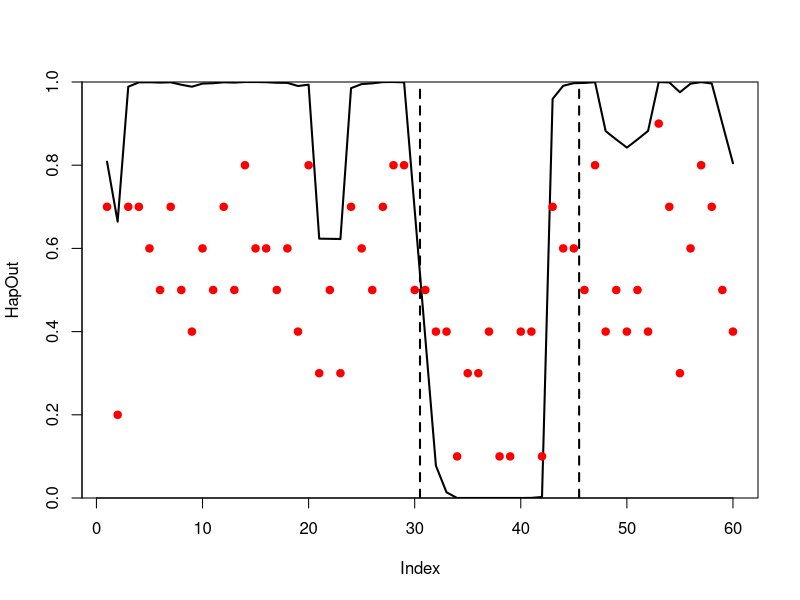
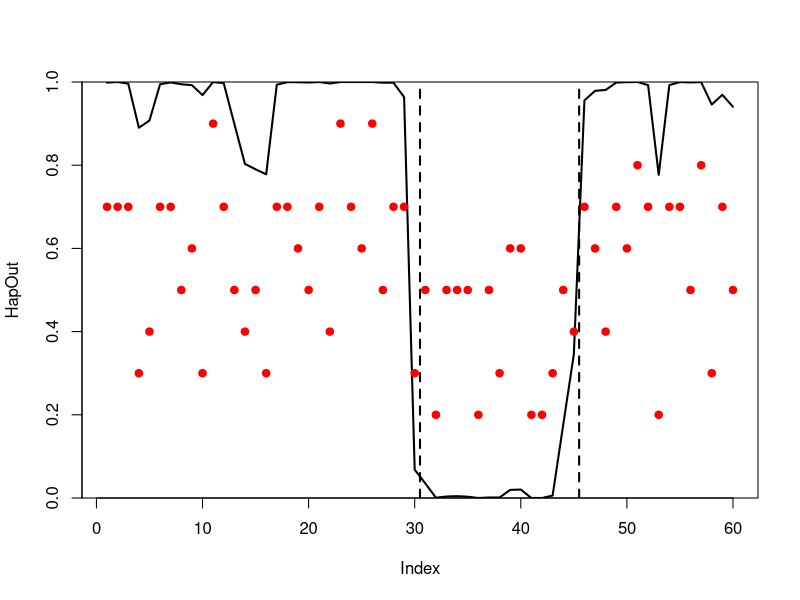
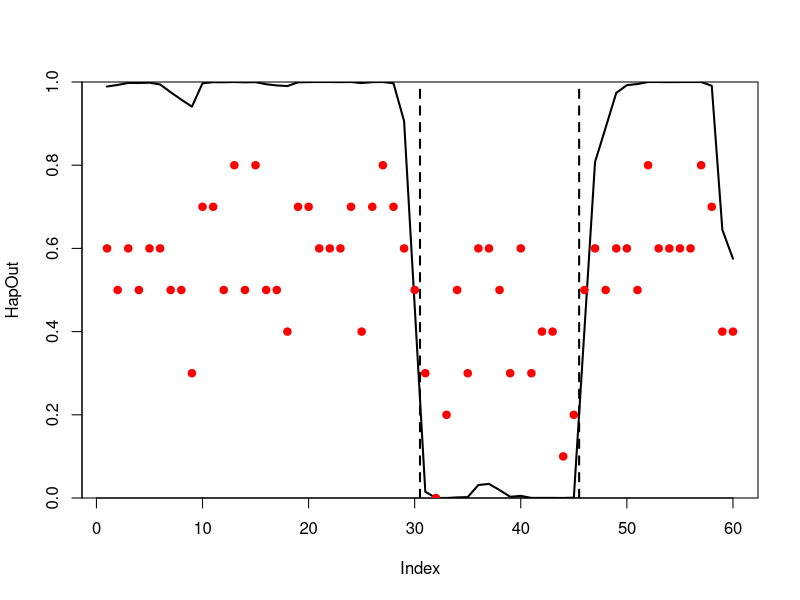
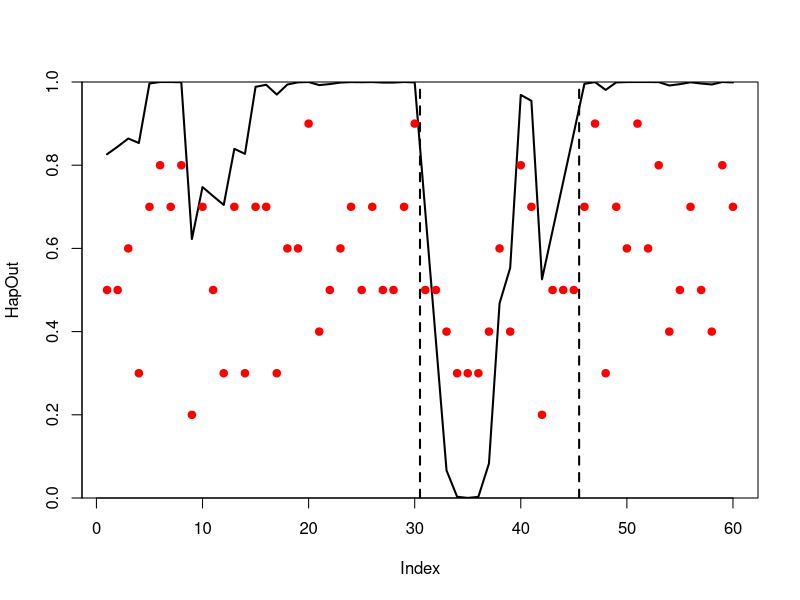
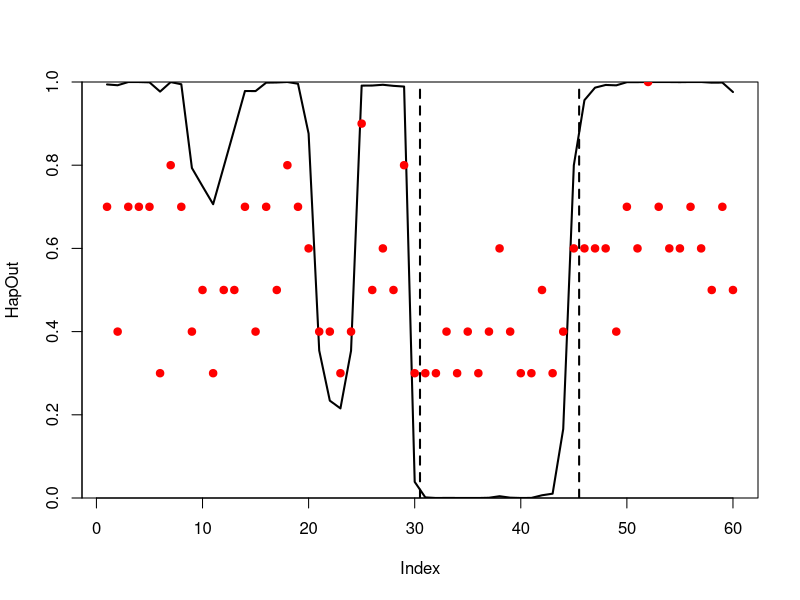
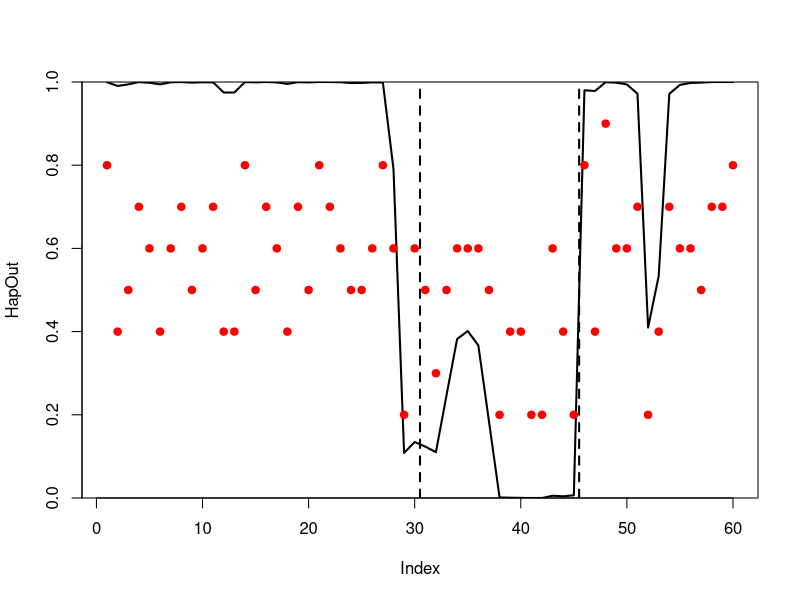
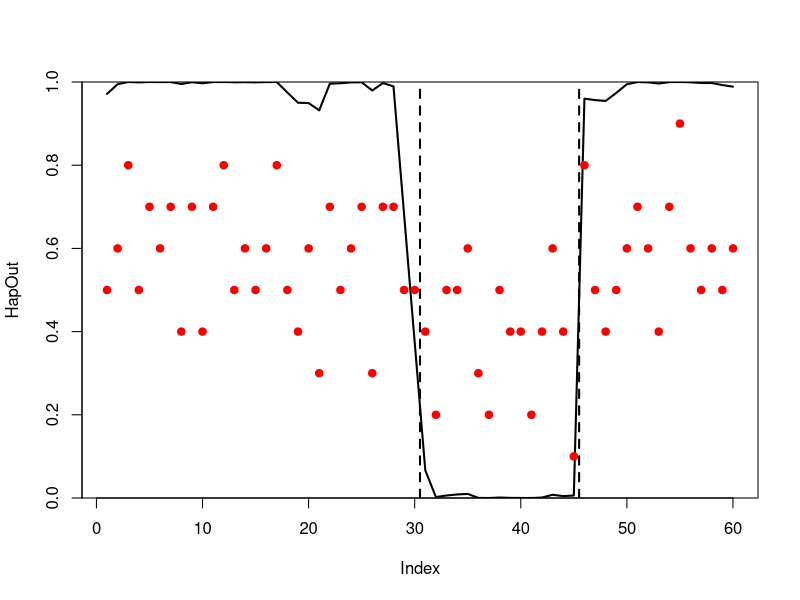
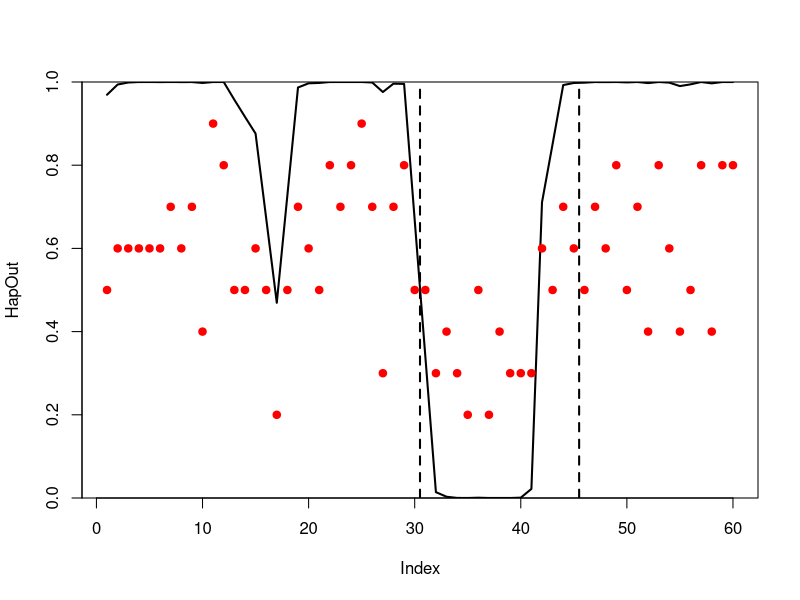

Generate these figures, in order, with R: (Note: a time limit stopped this script after it produced the figures.)
avgs = NULL

for (j in 1:100) {


##################################################

niter = 10^4
burnin = 100
bias = 0.1
ginf = 10
gA = c(rbinom(30, ginf, .5 + bias), rbinom(15, ginf, .5 - bias), rbinom(15, ginf, .5 + bias))
gB = ginf-gA

ScoreAB = pbinom(gB,gA+gB,0.5,log.p=T) - pbinom(gA,gA+gB,0.5,log.p=T)
k = -log(1.5/length(ScoreAB))
ScoreAB[abs(ScoreAB) > k/1.25] = sign(ScoreAB[abs(ScoreAB) > k/1.25])*k/1.25
blockScore = ScoreAB

	Hap = rep(-sign(sum(blockScore)), length(blockScore))
	Scores = c(-sum(blockScore*Hap) - sum(abs(diff(Hap)/2))*k, rep(NA,niter))

	alpha = 2*blockScore*Hap
	beta0 = -c(k, rep(2*k,length(Hap)-2), k)

	l = length(Hap)
	XOs = abs(diff(Hap))
	deltaK = (XOs-1)*k*2
	beta = beta0 + (c(0, XOs) + c(XOs,0))*k
    	HapOut = Hap*0
    
	for (i in 1:niter) {
		ar = alpha + beta - log(runif(l))
		swaps = ar >= 0
		if (any(swaps)) {
			for (j in 2:l) {
				swaps[j] = ar[j] >= swaps[j-1]*deltaK[j-1]
			}
			alpha[swaps] = -alpha[swaps]
			Hap[swaps] = -Hap[swaps]
			XOs = abs(diff(Hap))
			deltaK = (XOs-1)*k*2
			beta = beta0 + (c(0, XOs) + c(XOs,0))*k
			Scores[i] = -sum(blockScore*Hap) - sum(XOs)*k/2
			if (i > burnin) { HapOut = HapOut + Hap }
		}
		
	}
	HapOut = (HapOut/sum(!is.na(Scores[-c(1:burnin)])) + 1)/2
	


plot(HapOut, type = 'l', lwd=2, yaxs = 'i', ylim = c(0,1))
points(gA/(gA+gB), pch = 19, col='red')
abline(v=30.5,lty=2, lwd=2)
abline(v=45.5,lty=2, lwd=2)

##################################################

avgs = cbind(avgs, HapOut)
}

plot(rowMeans(avgs), type='l', lwd = 2, yaxs='i', ylim = c(0,1))
abline(v=30.5,lty=2, lwd=2)
abline(v=45.5,lty=2, lwd=2)
abline(h=.5)

avgs3 = avgs
avgs3[abs(avgs3-.5) <= (.5-.05/2)] = (avgs3[abs(avgs3-.5) <= (.5-.05/2)]-.5)/2+.5
Heatmap(t(avgs3), cluster_columns=F)

avgs2 = avgs
avgs2[31:45,] = 1 - avgs[31:45,]
hist(avgs2, breaks = 20)
abline(h = sum(avgs2 <= .5)/10, lty = 2, lwd = 2, col = 'red')


HapCallV3 = function(cell, chr, niter = 10000, burnin = 2000) {
	keeps = ((g1[,cell] + g2[,cell]) > 0) & (genes$Chr == chr)
	gA = g1[keeps,cell]
	gB = g2[keeps,cell]
	ScoreAB = pbinom(gB,gA+gB,0.5,log.p=T) - pbinom(gA,gA+gB,0.5,log.p=T)
	k = -log(1.5/length(ScoreAB))
	ScoreAB[abs(ScoreAB) > k/1.25/2] = sign(ScoreAB[abs(ScoreAB) > k/1.25/2])*k/1.25/2

	Hap = rep(-sign(sum(ScoreAB)), length(ScoreAB))
	Scores = c(-sum(ScoreAB*Hap) - sum(abs(diff(Hap)/2))*k, rep(NA,niter))

	alpha = 2*ScoreAB*Hap
	beta0 = -c(k, rep(2*k,length(Hap)-2), k)

	l = length(Hap)
	XOs = abs(diff(Hap))
	deltaK = (XOs-1)*k*2
	beta = beta0 + (c(0, XOs) + c(XOs,0))*k
    	HapOut = Hap*0
    
	for (i in 1:niter) {
		ar = alpha + beta - log(runif(l))
		swaps = ar >= 0
		if (any(swaps)) {
			for (j in 2:l) {
				swaps[j] = ar[j] >= swaps[j-1]*deltaK[j-1]
			}
			alpha[swaps] = -alpha[swaps]
			Hap[swaps] = -Hap[swaps]
			XOs = abs(diff(Hap))
			deltaK = (XOs-1)*k*2
			beta = beta0 + (c(0, XOs) + c(XOs,0))*k
			Scores[i] = -sum(ScoreAB*Hap) - sum(XOs)*k/2
			if (i > burnin) { HapOut = HapOut + Hap }
		}
		
	}
	HapOut = HapOut/sum(!is.na(Scores[-c(1:burnin)]))
	Position = genes[names(ScoreAB),2]
    return(list(HapOut=HapOut, Scores=Scores, Pos=Position))
}



HapCallV4 = function(cell, chr, recs=1.5, mx = (2.5), ss=1, niter = 10000, burnin = 2000) {
	keeps0 = names(which(abs(rowMeans(g1/(g1+g2), na.rm=T) - .5) < .3)) #exclude genes with >80% transcripts matching the same allele
    keeps = names(which(((g1[,cell] + g2[,cell]) > 0) & (genes$Chr == chr)))
    
    g1b = g1[keeps[keeps %in% keeps0],colnames(AlleleFrac2)]
    g2b = g2[keeps[keeps %in% keeps0],colnames(AlleleFrac2)]
    g1bFracMean = rowMeans(g1b/(g1b+g2b), na.rm=T)
    g2bFracMean = rowMeans(g2b/(g1b+g2b), na.rm=T)

	gA = g1b[,cell]
	gB = g2b[,cell]
	ScoreAB = pbinom(gB,gA+gB,g2bFracMean,log.p=T) - pbinom(gA,gA+gB,g1bFracMean,log.p=T)
	k = -log(recs/length(ScoreAB))
	ScoreAB[abs(ScoreAB) > k/mx] = sign(ScoreAB[abs(ScoreAB) > k/mx])*k/mx

	Hap = rep(-sign(sum(ScoreAB)), length(ScoreAB))
	Scores = c(-sum(ScoreAB*Hap) - sum(abs(diff(Hap)/2))*k, rep(NA,niter))

	alpha = 2*ScoreAB*Hap
	beta0 = -c(k, rep(2*k,length(Hap)-2), k)

	l = length(Hap)
	XOs = abs(diff(Hap))
	deltaK = (XOs-1)*k*2
	beta = beta0 + (c(0, XOs) + c(XOs,0))*k
    	HapOut = Hap*0
    
	for (i in 1:niter) {
        ar = alpha + beta - log(runif(l))*ss
		swaps = ar >= 0
		if (any(swaps)) {
			for (j in 2:l) {
				swaps[j] = ar[j] >= swaps[j-1]*deltaK[j-1]
			}
			alpha[swaps] = -alpha[swaps]
			Hap[swaps] = -Hap[swaps]
			XOs = abs(diff(Hap))
			deltaK = (XOs-1)*k*2
			beta = beta0 + (c(0, XOs) + c(XOs,0))*k
			Scores[i] = -sum(ScoreAB*Hap) - sum(XOs)*k/2
			if (i > burnin) { HapOut = HapOut + Hap }
		}
		
	}
	HapOut = HapOut/sum(!is.na(Scores[-c(1:burnin)]))
	Position = genes[names(ScoreAB),2]
    return(list(HapOut=HapOut, Scores=Scores, Pos=Position))
}

#HapCallV3b = function(cell, chr, recs=1.5, mx=2.5, niter = 10000, burnin = 2000) {
#	keeps0 = names(which(abs(rowMeans(g1/(g1+g2), na.rm=T) - .5) < .4))
#   keeps = names(which(((g1[,cell] + g2[,cell]) > 0) & (genes$Chr == chr)))
    
#	gA = g1[keeps[keeps %in% keeps0],cell]
#	gB = g2[keeps[keeps %in% keeps0],cell]
#	ScoreAB = pbinom(gB,gA+gB,0.5,log.p=T) - pbinom(gA,gA+gB,0.5,log.p=T)
#	k = -log(recs/length(ScoreAB))
#	ScoreAB[abs(ScoreAB) > k/mx] = sign(ScoreAB[abs(ScoreAB) > k/mx])*k/mx

#	Hap = rep(-sign(sum(ScoreAB)), length(ScoreAB))
#	Scores = c(-sum(ScoreAB*Hap) - sum(abs(diff(Hap)/2))*k, rep(NA,niter))

#	alpha = 2*ScoreAB*Hap
#	beta0 = -c(k, rep(2*k,length(Hap)-2), k)

#	l = length(Hap)
#	XOs = abs(diff(Hap))
#	deltaK = (XOs-1)*k*2
#	beta = beta0 + (c(0, XOs) + c(XOs,0))*k
 #   	HapOut = Hap*0
    
#	for (i in 1:niter) {
#		ar = alpha + beta - log(runif(l))
#		swaps = ar >= 0
#		if (any(swaps)) {
#			for (j in 2:l) {
#				swaps[j] = ar[j] >= swaps[j-1]*deltaK[j-1]
#			}
#			alpha[swaps] = -alpha[swaps]
#			Hap[swaps] = -Hap[swaps]
#			XOs = abs(diff(Hap))
#			deltaK = (XOs-1)*k*2
#			beta = beta0 + (c(0, XOs) + c(XOs,0))*k
#			Scores[i] = -sum(ScoreAB*Hap) - sum(XOs)*k/2
#		}
#		if (i > burnin) { HapOut = HapOut + Hap }		
#	}
#	HapOut = HapOut/(niter - burnin)
#	Position = genes[names(ScoreAB),2]

 #   return(list(HapOut=HapOut, Scores=Scores, Pos=Position))
#}

plotCell2("A230-241_79s")
cell = "A230-241_79s"
chr = 5

plotCell2("A114-116_42s")
cell = "A114-116_42s"
chr = 5

cell = "A288-301_75s"

#for genes
set.seed(1)
burnin=2000
#a1 = proc.time()
HapCallEx = HapCallV3(cell,chr, niter=10000, burnin=2000)
#a2 = proc.time()
#a2-a1
plot(HapCallEx$Pos, HapCallEx$HapOut, cex=1.5, pch=19, ylim = c(-1,1))
	keeps2 = which(round(as.numeric(rownames(AlleleFrac))/(10^6)) == chr)
	keeps3 = which(!is.na(AlleleFrac[keeps2,cell]))
	lines(((1:length(keeps2) - 0.5)*10^6)[keeps3], (AlleleFrac[names(keeps3),cell]*2)-1, col='purple2', lwd = 2, lty='dashed')
	abline(h=1-0.025)
	abline(h=0.025-1)




set.seed(1)
burnin=4000
#a1 = proc.time()
HapCallEx = HapCallV4(cell,chr,recs=1.5, mx=(2.5), ss=1, niter=10000, burnin=4000)
#a2 = proc.time()
#a2-a1
plot(HapCallEx$Pos, HapCallEx$HapOut, cex=1.5, pch=19, ylim = c(-1,1))
	keeps2 = which(round(as.numeric(rownames(AlleleFrac))/(10^6)) == chr)
	keeps3 = which(!is.na(AlleleFrac[keeps2,cell]))
	lines(((1:length(keeps2) - 0.5)*10^6)[keeps3], (AlleleFrac[names(keeps3),cell]*2)-1, col='purple2', lwd = 2, lty='dashed')
	abline(h=1-0.025)
	abline(h=0.025-1)



plot(HapCallEx$Scores, cex=1.5, pch=19, type='l')
abline(v=burnin, col="red2")






plotCellChr = function(cell, chr, maxs = 20) {
	keeps = ((g1[,cell] + g2[,cell]) > 0) & (genes$Chr == chr)
    keeps2 = which(round(as.numeric(rownames(AlleleFrac))/(10^6)) == chr)
    keeps3 = which(!is.na(AlleleFrac[keeps2,cell]))

    g1a = g1[keeps,cell]
	g1a[g1a > maxs] = maxs
    g1b = g1[,cell]
    g1b[g1b > maxs] = maxs
	g2a = g2[keeps,cell]
	g2a[g2a > maxs] = maxs
    g2b = g2[,cell]
    g2b[g2b > maxs] = maxs

    par(mar = c(5.1, 5.1, 4.1, 4.1))
	plot(genes$Position[keeps], g1a, pch = 19, cex=0.5, col = 'red', ylab=NA, xlab = 'chromosome position (Mb)', ylim = c(-maxs,maxs), xaxt = 'n', yaxt = 'n')
	abline(h=0)
	for (ii in which(keeps)) { lines(rep(genes$Position[ii], times=2), c(g1b[ii], -g2b[ii]), col='#777777') }
	points(genes$Position[keeps], -g2a, pch = 19, cex=1.5, col = 'blue')
	points(genes$Position[keeps], g1a, pch = 19, cex=1.5, col = 'red')
    lines(((1:length(keeps2) - 0.5)*10^6)[keeps3], (AlleleFrac[names(keeps3),cell]*40)-20, col='black', lwd = 6, lty='dashed')

    points(HapCallEx$Pos, HapCallEx$HapOut*20, cex=1.5, pch=19, ylim = c(-1,1), col="purple2")

    axis(1, at=seq(0,max(genes$Position[keeps]),(5*10^6)), labels=seq(0,max(genes$Position[keeps])/(10^6),5))
    axis(2, at=seq(-20,0,10), labels=c(20,10,0), col = 'blue', col.axis = 'blue', las=2)
    axis(2, at=seq(20,0,-10), labels=c(20,10,0), col = 'red', col.axis = 'red', las=2)
    axis(2, at=0, labels=0, las=2)
    axis(4, at=seq(-20,20,10), labels=seq(0,100,25), col = 'black', col.axis = 'black', las=2)
    mtext("% of transcripts from Col-0 allele", side=4, line=3, col="black")
    mtext("transcript counts", side=2, line=4)
    mtext("Col-0", side=2, at=10, line=2.5, col="red")
    mtext("Ler-0", side=2, at=-10, line=2.5, col="blue")
}

plotCellChr(cell, chr)


svg('At_UMI_counts_plot2.svg', width=5, height=4)
plotCellChr(cell = 'A230-241_79s', 5)
dev.off()


svg('At_UMI_counts_plot3.svg', width=5, height=4)
plotCellChr(cell = 'A288-301_75s', 5)
dev.off()



cell1 = "A230-241_79s"
c1_chr = 5
cell2 = "A114-116_42s"
c2_chr = 5
cellS = "A288-301_75s"
cS_chr = 5

rowMeans(g1[,c(14,16,30,31)])


###simulate some cells (cellS)


metaFn = function(cell1, c1_chr, cell2, c2_chr, cellS, cS_chr, recs=1.5, mx = (2.5), ss=1, niter = 10000, burnin = 2000) {
par(mfrow = c(3,2))
HapCallEx = HapCallV4(cell1, c1_chr, mx = mx, recs = recs)
plotCellChr(cell=cell1, chr=c1_chr)
plot(HapCallEx$Scores, cex=1.5, pch=19, type='l')
abline(v=burnin, col="red2")

HapCallEx = HapCallV4(cell2, c2_chr, mx = mx, recs = recs)
plotCellChr(cell=cell2, chr=c2_chr)
plot(HapCallEx$Scores, cex=1.5, pch=19, type='l')
abline(v=burnin, col="red2")

HapCallEx = HapCallV4(cellS, cS_chr, mx = mx, recs = recs)
plotCellChr(cell=cellS, chr=cS_chr)
plot(HapCallEx$Scores, cex=1.5, pch=19, type='l')
abline(v=burnin, col="red2")
}

metaFn(cell1, c1_chr, cell2, c2_chr, cellS, cS_chr)

metaFn = function(mx, recs, etc) {
par(mfrow = c(3,2))
result = HapCallV4(cell1, mx = mx, recs = recs, etc)
plotA(result)
plotB(result)

result = HapCallV4(cell2, mx = mx, recs = recs, etc)
plotA(result)
plotB(result)

result = HapCallV4(cellS, mx = mx, recs = recs, etc)
plotA(result)
plotB(result)
}




HapCallCell_At = HapCallV4(cell,chr=1,recs=1.5, mx=(2.5), ss=1, niter=10000, burnin=4000)
